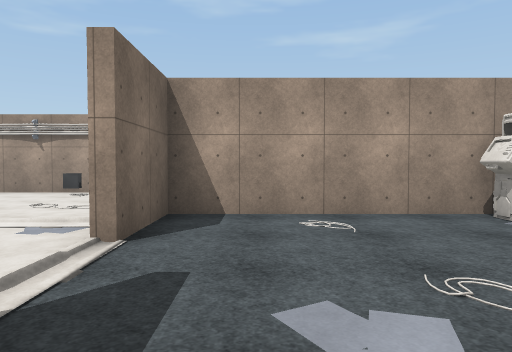
View 1 (above)

24 first-person views from a walk through a 3-D level made in the Unity game engine. The camera is 1.5 m above the floor, tilts 2° down and sees 70° across. Doors are open. The floor is counted in squares, 2 m on a side. Each view is taken from the middle of a square. On the plan, view 1 faces up. The plan holds only what a view shows up to about 11 squares ahead; the rest is blank. The place goes on beyond the plan. The player is left out. Some animated figures are not drawn. Some surface patterns are stand-ins.

View 2
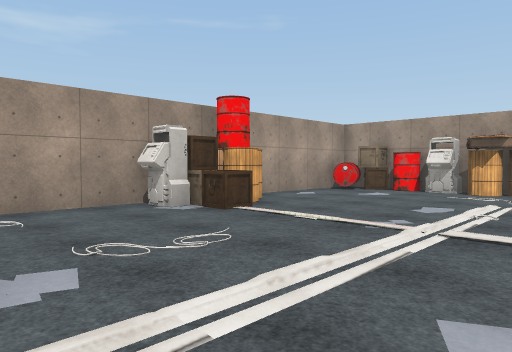

View 3
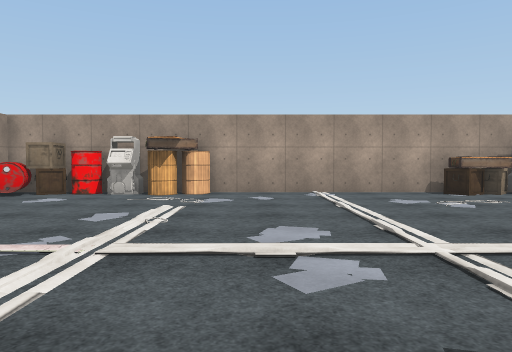

View 4
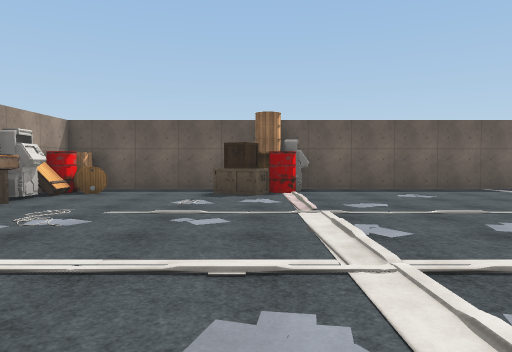

View 5
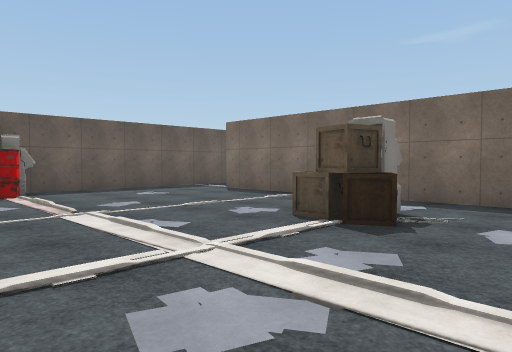

View 6
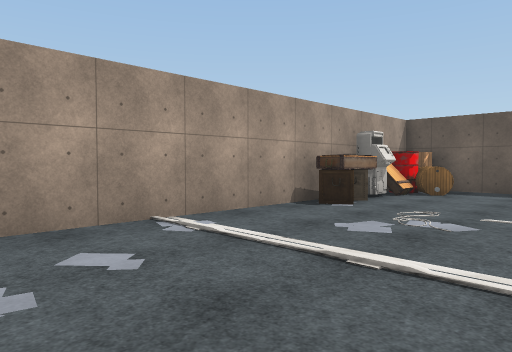

View 7
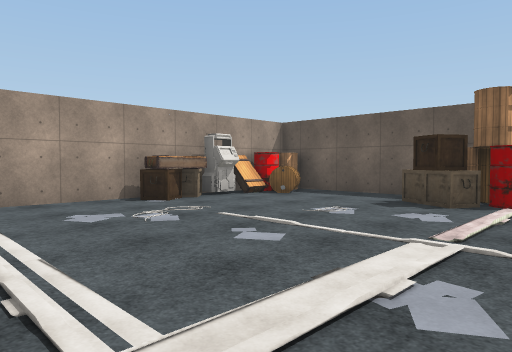

View 8
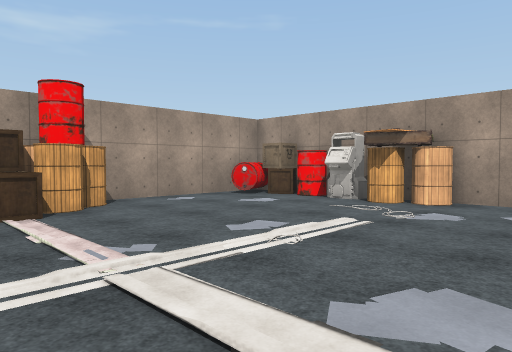

View 9
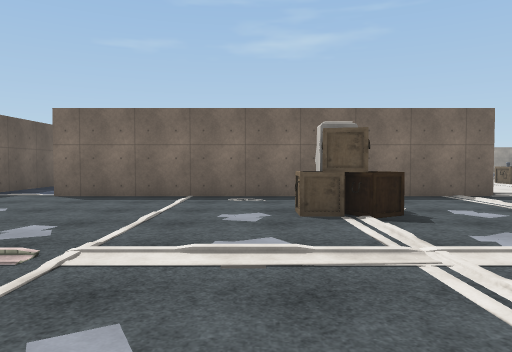

View 10
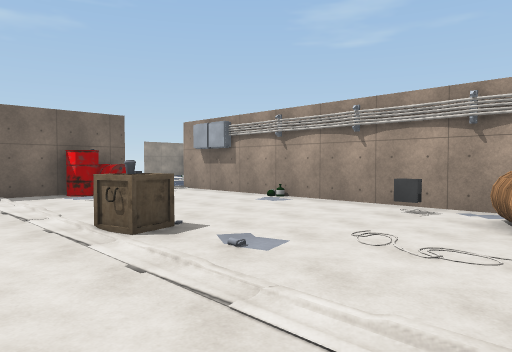

View 11
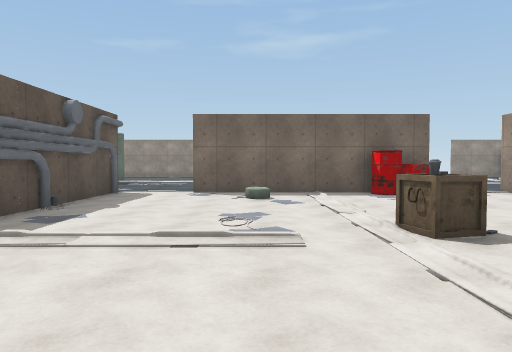

View 12
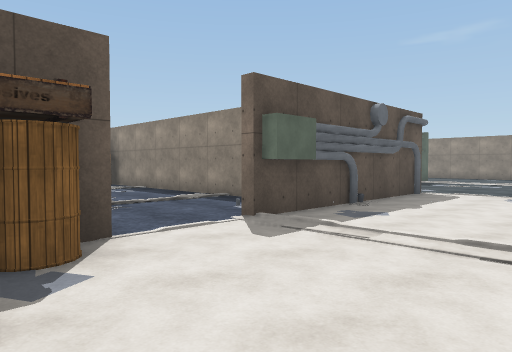

View 13
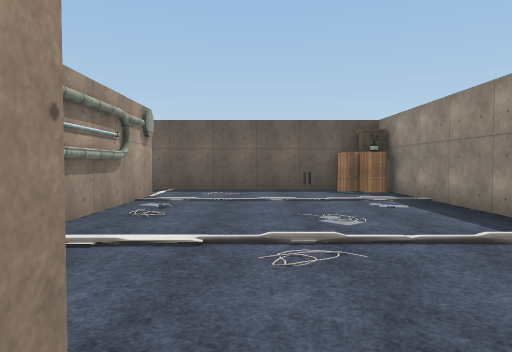

View 14
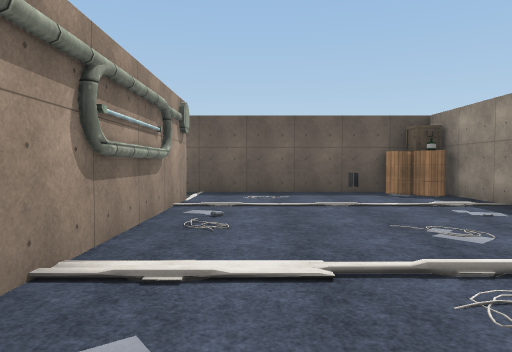

View 15
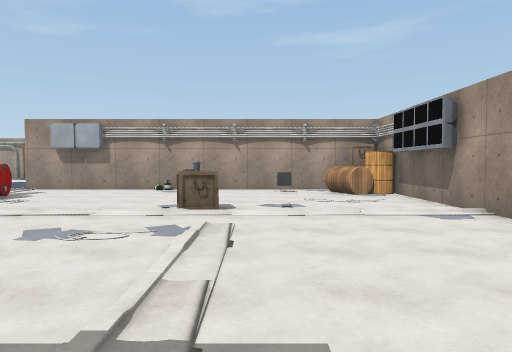

View 16
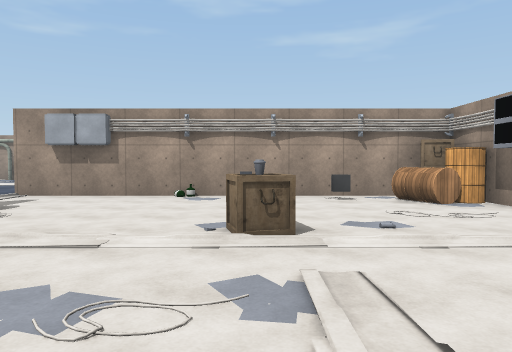

View 17
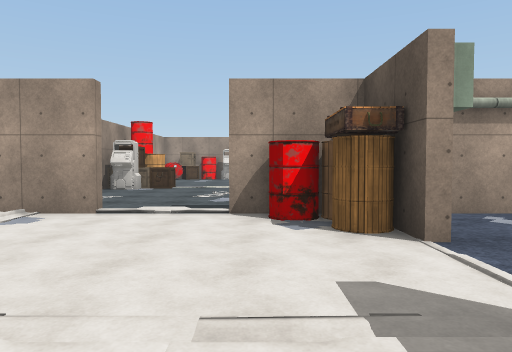

View 18
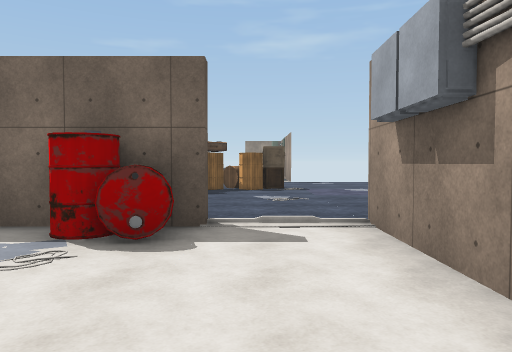

View 19
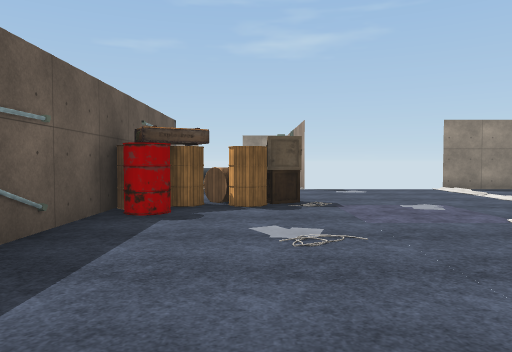

View 20
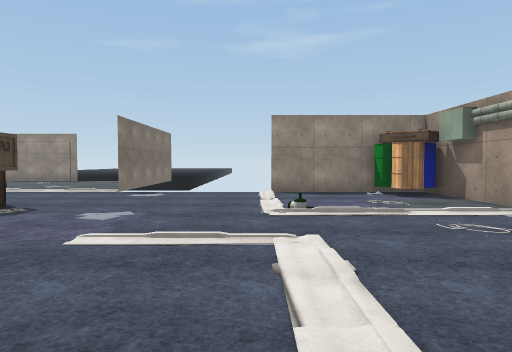

View 21
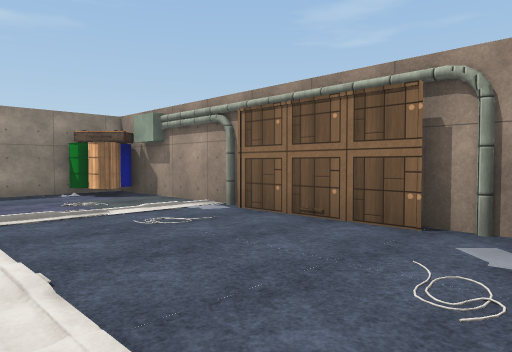

View 22
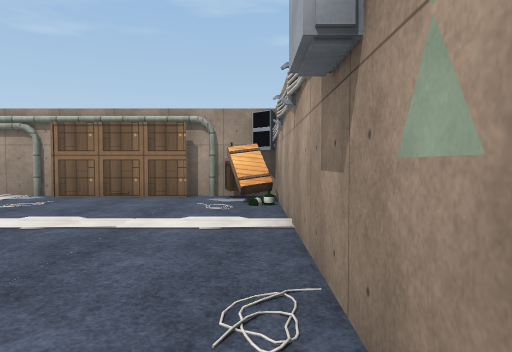

View 23
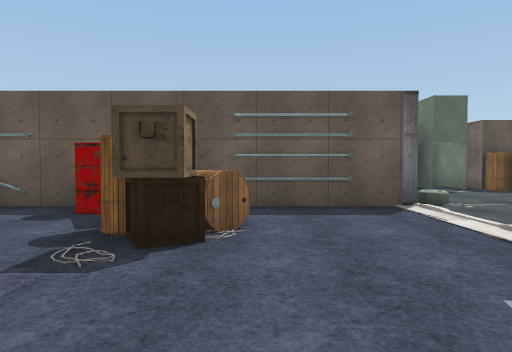

View 24
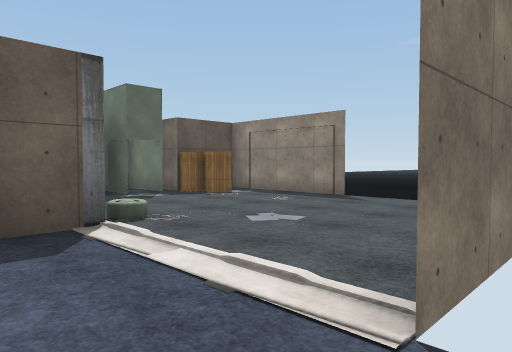

### Floor plan
Points are (right, up) in squares from view 1. A wall is a line through its corners. A room is listed if a view was taken in it or the views show most of it. See-through windows are left out.
Room 1 (views 1, 2, 3, 4, 5, 6, 7, 8, 9)
walls: (5.9, -10.6) (9.9, -10.6); (-1.3, 1.5) (-1.3, -8.6); (3.6, 5.4) (-1.3, 5.4) (-1.3, 3.4); (10.4, -9.9) (10.4, 5.5); (8.5, 5.4) (6, 5.4); (-1.5, -10.6) (3.7, -10.6)
ways out: opening at (-1, -9.5) to room 2; opening at (-1, 2.5) to room 2
objects: other object (1, -3); other object (1, -2) to (2, -2); other object (3, 5); barrel (4, -10); other object (4, 4); other object (4, 5); barrel (5, -10); barrel (5, -9); barrel (5, 4); barrel (5, 5); other object (6, -9); barrel (9, -9); barrel (9, 5) to (10, 5); barrel (10, -10); barrel (10, -9); crate (10, -8); crate (10, -7) to (10, -6); barrel (10, 1); other object (10, 2); barrel (10, 3); other object (10, 4)
Room 2 (views 10, 11, 12, 13, 14, 15, 16, 17, 18, 19)
walls: (-6.5, -0.6) (-5.5, -0.6); (-7.6, -3) (-7.6, -10); (-1.6, 0) (-1.6, 1.5); (-10.5, -0.6) (-8.4, -0.6); (-1.6, 3.4) (-1.6, 8.1); (-11.3, 5.4) (-11.3, 1.4); (-2.1, 9.4) (-11.6, 9.4); (-1.6, -8.6) (-1.6, -1.9); (-6.5, -10.6) (-1.5, -10.6)
ways out: opening at (-1, -9.5) to room 1; opening at (-1, 2.5) to room 1; opening at (-11.3, 8) to room 3; opening at (-10.5, 0.5) to room 3
objects: barrel (-11, 6); barrel (-11, 7); other object (-8, -1); barrel (-7, -10); other object (-7, -1); other object (-6, 4); other object (-6, 5); other object (-5, -10); other object (-4, 8); barrel (-3, 0); barrel (-3, 8) to (-3, 9); barrel (-2, 0); barrel (-2, 8); other object (-2, 9)
Room 3 (views 20, 21, 22, 23, 24)
walls: (-18.6, 5.7) (-17.9, 5.7); (-15.6, 5.7) (-14.4, 5.7); (-21.5, 5.7) (-20.4, 5.7); (-24.1, 1.5) (-24.1, 0); (-11.6, 9.4) (-11.6, 15.2); (-27.6, 5.5) (-27.6, 2); (-21.6, 16.6) (-21.6, 13.4); (-16.6, 17.4) (-20.5, 17.4); (-13.5, 17.1) (-16.6, 17.1); (-11.5, 17.4) (-13.7, 17.4)
ways out: opening at (-11.3, 8) to room 2; opening at (-10.5, 0.5) to room 2; open door at (-28, 6.5); open door at (-24, 2)
objects: barrel (-26, 2); barrel (-26, 3); column (-22, 6); barrel (-21, 16); barrel (-21, 17); barrel (-20, 16); barrel (-19, 8); barrel (-18, 7); barrel (-18, 8); other object (-18, 9); other object (-18, 14); barrel (-17, 6); other object (-17, 8); pipe (-17, 17); lamp (-14, 6); pipe (-13, 17); crate (-12, 16) to (-12, 17); other object (-11, -1)

Positions as (right, up) in squares from view 1, and headings:
1: (0, 0), facing up
2: (0, -1), facing up-right
3: (1, -1), facing right
4: (5, 0), facing down
5: (6, 0), facing down-left
6: (6, 0), facing down-right
7: (3, -2), facing down-right
8: (3, -2), facing up-right
9: (7, -4), facing left
10: (-2, 3), facing up-left
11: (-2, 3), facing left
12: (-2, 3), facing down-left
13: (-4, 0), facing down
14: (-3, -1), facing down
15: (-5, -1), facing up
16: (-6, 1), facing up
17: (-7, 1), facing right
18: (-7, 8), facing left
19: (-11, 8), facing left
20: (-12, 13), facing left
21: (-12, 13), facing up-left
22: (-12, 9), facing up
23: (-19, 12), facing down
24: (-20, 10), facing down-left
